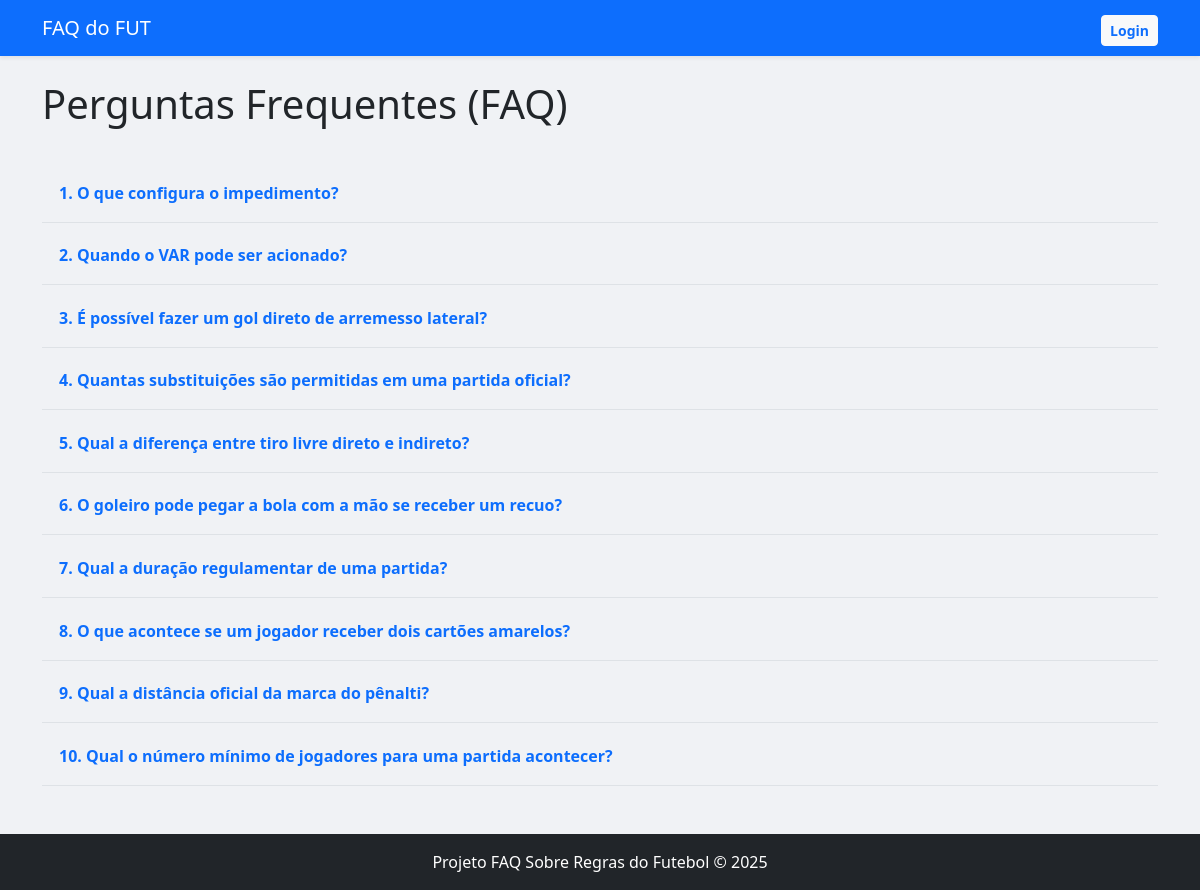
The page / on the database its author committed.
### tables this page shows
CREATE TABLE IF NOT EXISTS faq (
    id INT AUTO_INCREMENT PRIMARY KEY,
    pergunta TEXT NOT NULL,
    resposta TEXT NOT NULL,
    data_criacao TIMESTAMP DEFAULT CURRENT_TIMESTAMP
);

### index.php (the view, shortened to what this page needs)
<?php
require_once 'config/database.php';
include 'includes/header.php';
?>
<?php
$sql = "SELECT id, pergunta, resposta FROM faq ORDER BY id ASC";
$resultado = mysqli_query($conn, $sql);
?>
<div class="d-flex justify-content-between align-items-center mb-4 mt-3">
    <h1>Perguntas Frequentes (FAQ)</h1>
</div>
<?php if (isset($_SESSION['usuario_logado'])): ?>
    <div class="alert alert-dark mb-3">
        <small>Modo Administrador</small>
    </div>
    <?php if (mysqli_num_rows($resultado) > 0): ?>
        <div class="table-responsive">
            <table class="table table-striped table-hover shadow-sm">
                <thead class="table-dark">
                    <tr>
                        <th style="width: 5%">ID</th>
                        <th style="width: 30%">Pergunta</th>
                        <th style="width: 45%">Resposta</th>
                        <th style="width: 20%">Ações</th>
                    </tr>
                </thead>
                <tbody>
                    <?php while ($faq = mysqli_fetch_assoc($resultado)): ?>
                        <tr>
                            <td><?php echo $faq['id']; ?></td>
                            <td><?php echo htmlspecialchars($faq['pergunta']); ?></td>
                            <td><?php echo htmlspecialchars($faq['resposta']); ?></td>
                            <td>
                                <a href="faq_editar.php?id=<?php echo $faq['id']; ?>" class="btn btn-sm btn-warning me-2">Editar</a>
                                <a href="processa.php?acao=excluir_faq&id=<?php echo $faq['id']; ?>"
                                   class="btn btn-sm btn-danger"
                                   onclick="return confirm('Tem certeza que deseja EXCLUIR esta pergunta?');">Excluir</a>
                            </td>
                        </tr>
                    <?php endwhile; ?>
                </tbody>
            </table>
        </div>
    <?php else: ?>
        <div class="alert alert-info">Nenhuma pergunta cadastrada.</div>
    <?php endif; ?>
<?php else: ?>
    <div class="mt-4">
        <?php if (mysqli_num_rows($resultado) > 0): ?>
            <?php $contador = 1; ?>
            <div class="list-group list-group-flush">
                <?php while ($faq = mysqli_fetch_assoc($resultado)): ?>
                    <?php $id_collapse = "resp_" . $faq['id']; ?>
                    <div class="list-group-item py-3 bg-transparent border-bottom">
                        <h4 class="mb-0">
                            <button class="btn btn-link text-decoration-none text-start w-100 p-0"
                                    type="button"
                                    data-bs-toggle="collapse"
                                    data-bs-target="#<?php echo $id_collapse; ?>">
                                <span class="text-primary fw-bold">
                                    <?php
                                        echo $contador . ". " . htmlspecialchars($faq['pergunta']);
                                    ?>
                                </span>
                            </button>
                        </h4>
                    </div>
                    <?php $contador++; ?>
                <?php endwhile; ?>
            </div>
        <?php endif; ?>
    </div>
<?php endif; ?>
<?php
include 'includes/footer.php';
?>

### includes/header.php (shortened to what this page needs)
<?php
$caminho = (basename(getcwd()) == 'FAQ-Web') ? '' : '../';
?>
<!DOCTYPE html>
<html lang="pt-br">
<head>
    <link href="https://cdn.jsdelivr.net/npm/bootstrap@5.3.3/dist/css/bootstrap.min.css" rel="stylesheet">
</head>
<body>
    <nav class="navbar navbar-expand-lg navbar-dark bg-primary shadow-sm">
        <div class="container">
            <a class="navbar-brand" href="<?php echo $caminho; ?>index.php">FAQ do FUT</a>
            <div class="collapse navbar-collapse" id="navbarNav">
                <ul class="navbar-nav">
                <?php if (isset($_SESSION['usuario_logado'])): ?>
                    <li class="nav-item me-3">
                        <span class="nav-link text-light">
                            Olá, <strong><?php echo htmlspecialchars($_SESSION['usuario_logado']); ?></strong>
                        </span>
                    </li>
                    <li class="nav-item">
                        <a href="<?php echo $caminho; ?>processa.php?acao=logout" class="btn btn-sm btn-danger mt-1">Sair</a>
                    </li>
                <?php else: ?>
                    <li class="nav-item">
                        <a href="<?php echo $caminho; ?>login.php" class="btn btn-sm btn-light text-primary fw-bold mt-1">Login</a>
                    </li>
                <?php endif; ?>
                </ul>
            </div>
        </div>
    </nav>
    <div class="container mt-4">

### includes/footer.php (shortened to what this page needs)
</div><footer class="text-center text-white bg-dark py-3 mt-5">
        <div class="container">
            <p class="mb-0">Projeto FAQ Sobre Regras do Futebol &copy; <?php echo date("Y"); ?></p>
        </div>
    </footer>
</body>
</html>

### includes/header.php (style rules this page uses)
body { background-color: #f0f2f5; }

### rows shown on the page
faq: pergunta "O que configura o impedimento?"
faq: pergunta "Quando o VAR pode ser acionado?"
faq: pergunta "É possível fazer um gol direto de arremesso lateral?"
faq: pergunta "Quantas substituições são permitidas em uma partida oficial?"
faq: pergunta "Qual a diferença entre tiro livre direto e indireto?"
faq: pergunta "O goleiro pode pegar a bola com a mão se receber um recuo?"
faq: pergunta "Qual a duração regulamentar de uma partida?"
faq: pergunta "O que acontece se um jogador receber dois cartões amarelos?"
faq: pergunta "Qual a distância oficial da marca do pênalti?"
faq: pergunta "Qual o número mínimo de jogadores para uma partida acontecer?"
